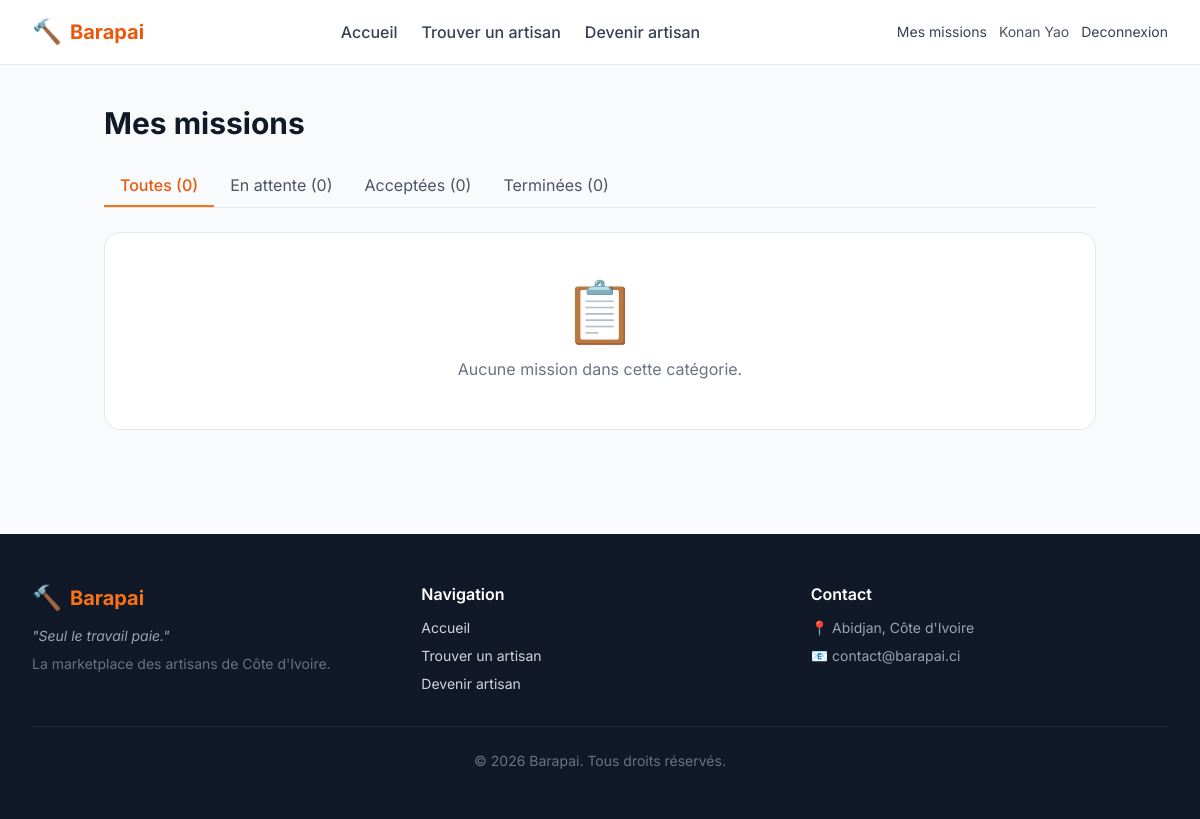
Page /demandes/artisan/ (signed in) on the earlier database version.
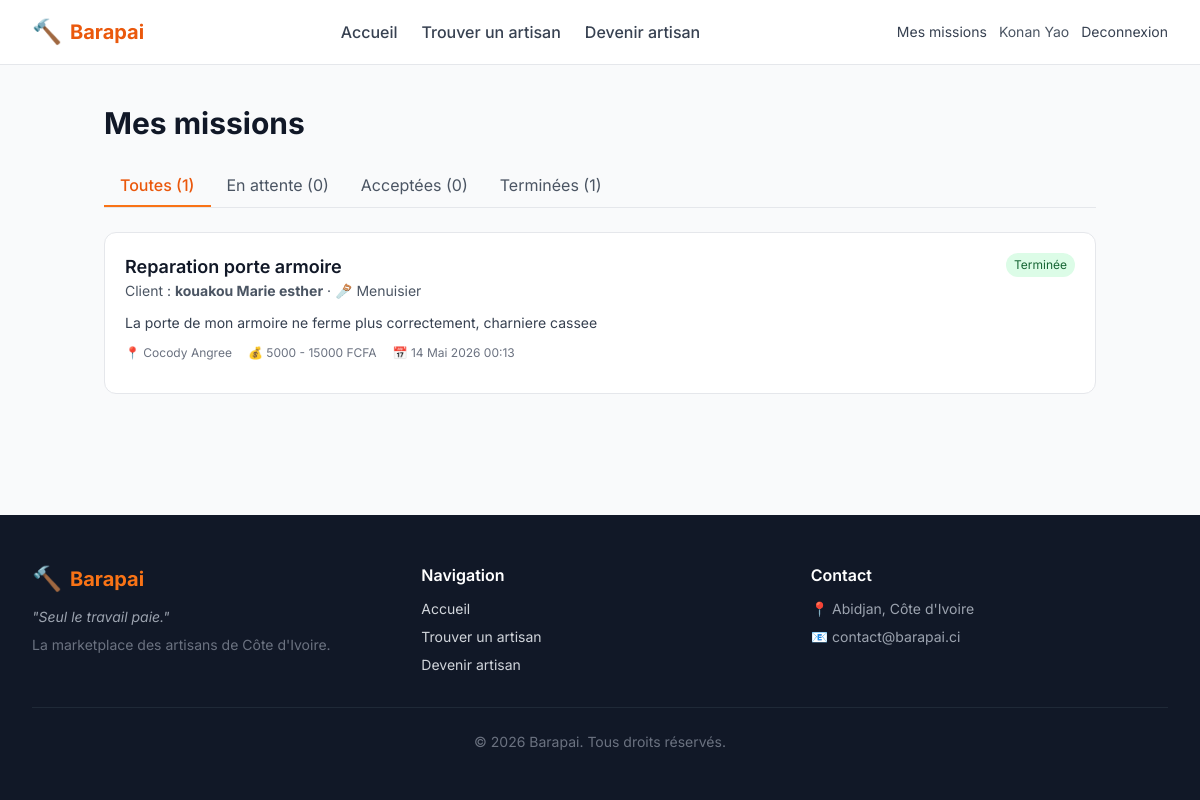
Same page on the later database version.
### apps/services/models.py (models this page shows, shortened)
class ServiceRequest(models.Model):
    class Status(models.TextChoices):
        PENDING = 'PENDING', _('En attente')
        ACCEPTED = 'ACCEPTED', _('Acceptee')
        REJECTED = 'REJECTED', _('Refusee')
        COMPLETED = 'COMPLETED', _('Terminee')
        CANCELLED = 'CANCELLED', _('Annulee')
    client = models.ForeignKey(
        'accounts.User',
        on_delete=models.CASCADE,
        related_name='requests_made',
        limit_choices_to={'role': 'CLIENT'},
        verbose_name=_('Client'),
    )
    artisan = models.ForeignKey(
        'accounts.ArtisanProfile',
        on_delete=models.CASCADE,
        related_name='requests_received',
        verbose_name=_('Artisan'),
    )
    category = models.ForeignKey(
        'catalog.Category',
        on_delete=models.PROTECT,
        related_name='service_requests',
        verbose_name=_('Categorie'),
    )
    title = models.CharField(_('Titre'), max_length=200)
    description = models.TextField(_('Description'))
    budget_min = models.PositiveIntegerField(_('Budget min (FCFA)'), null=True, blank=True)
    budget_max = models.PositiveIntegerField(_('Budget max (FCFA)'), null=True, blank=True)
    address = models.CharField(_('Adresse'), max_length=255, blank=True)
    latitude = models.FloatField(_('Latitude'), null=True, blank=True)
    longitude = models.FloatField(_('Longitude'), null=True, blank=True)
    status = models.CharField(
        _('Statut'),
        max_length=20,
        choices=Status.choices,
        default=Status.PENDING,
    )
    created_at = models.DateTimeField(auto_now_add=True)
    updated_at = models.DateTimeField(auto_now=True)
    completed_at = models.DateTimeField(_('Termine le'), null=True, blank=True)
    class Meta:
        verbose_name = _('Demande de service')
        verbose_name_plural = _('Demandes de services')
        ordering = ['-created_at']

### apps/accounts/models.py (models this page shows, shortened)
class User(AbstractUser):
    class Role(models.TextChoices):
        CLIENT = 'CLIENT', _('Client')
        ARTISAN = 'ARTISAN', _('Artisan')
    username = None
    email = models.EmailField(_('Adresse email'), unique=True)
    phone = models.CharField(_('Telephone'), max_length=20, blank=True)
    full_name = models.CharField(_('Nom complet'), max_length=150)
    role = models.CharField(
        _('Role'),
        max_length=10,
        choices=Role.choices,
        default=Role.CLIENT,
    )
    is_phone_verified = models.BooleanField(_('Telephone verifie'), default=False)
    USERNAME_FIELD = 'email'  # email sert d'identifiant
    REQUIRED_FIELDS = ['full_name']  # demande lors de createsuperuser
    objects = UserManager()
    class Meta:
        verbose_name = _('Utilisateur')
        verbose_name_plural = _('Utilisateurs')
    @property
    def is_artisan(self):
        return self.role == self.Role.ARTISAN
    @property
    def is_client(self):
        return self.role == self.Role.CLIENT

### apps/catalog/models.py (models this page shows, shortened)
class Category(models.Model):
    name = models.CharField(_('Nom'), max_length=100, unique=True)
    slug = models.SlugField(_('Slug'), max_length=100, unique=True)
    icon = models.CharField(
        _('Icone (emoji ou nom)'),
        max_length=50,
        blank=True,
        help_text=_('Ex: 🔧 ou wrench (nom lucide-icon)'),
    )
    description = models.TextField(_('Description'), blank=True)
    is_active = models.BooleanField(_('Active'), default=True)
    created_at = models.DateTimeField(auto_now_add=True)
    class Meta:
        verbose_name = _('Categorie')
        verbose_name_plural = _('Categories')
        ordering = ['name']

### apps/services/views.py (the view)
# urls.py: path('artisan/', views.artisan_dashboard, name='artisan_dashboard'),
@login_required
def artisan_dashboard(request):
    if not request.user.is_artisan:
        messages.error(request, "Acces reserve aux artisans.")
        return redirect('core:home')
    artisan_profile = request.user.artisan_profile
    status_filter = request.GET.get('status', '')
    qs = artisan_profile.requests_received.select_related('client', 'category')
    if status_filter:
        qs = qs.filter(status=status_filter)
    qs = qs.order_by('-created_at')
    stats = {
        'all': artisan_profile.requests_received.count(),
        'pending': artisan_profile.requests_received.filter(status='PENDING').count(),
        'accepted': artisan_profile.requests_received.filter(status='ACCEPTED').count(),
        'completed': artisan_profile.requests_received.filter(status='COMPLETED').count(),
    }
    return render(request, 'services/artisan_dashboard.html', {
        'requests_list': qs,
        'status_filter': status_filter,
        'stats': stats,
    })

### templates/services/artisan_dashboard.html (shortened to what this page needs)
{% extends 'base.html' %}
{% block content %}
<div class="max-w-5xl mx-auto px-4 py-10">
    <h1 class="text-3xl font-bold mb-6">Mes missions</h1>
    <div class="flex border-b border-gray-200 mb-6 overflow-x-auto">
        <a href="?" class="px-4 py-2 border-b-2 whitespace-nowrap {% if not status_filter %}border-orange-500 text-orange-600 font-medium{% else %}border-transparent text-gray-600 hover:text-orange-600{% endif %}">
            Toutes ({{ stats.all }})
        </a>
        <a href="?status=PENDING" class="px-4 py-2 border-b-2 whitespace-nowrap {% if status_filter == 'PENDING' %}border-orange-500 text-orange-600 font-medium{% else %}border-transparent text-gray-600 hover:text-orange-600{% endif %}">
            En attente ({{ stats.pending }})
        </a>
        <a href="?status=ACCEPTED" class="px-4 py-2 border-b-2 whitespace-nowrap {% if status_filter == 'ACCEPTED' %}border-orange-500 text-orange-600 font-medium{% else %}border-transparent text-gray-600 hover:text-orange-600{% endif %}">
            Acceptées ({{ stats.accepted }})
        </a>
        <a href="?status=COMPLETED" class="px-4 py-2 border-b-2 whitespace-nowrap {% if status_filter == 'COMPLETED' %}border-orange-500 text-orange-600 font-medium{% else %}border-transparent text-gray-600 hover:text-orange-600{% endif %}">
            Terminées ({{ stats.completed }})
        </a>
    </div>
    {% if requests_list %}
    <div class="space-y-3">
        {% for req in requests_list %}
            {% include 'services/partials/_request_card_artisan.html' with req=req %}
        {% endfor %}
    </div>
    {% else %}
    <div class="bg-white rounded-2xl p-12 text-center border border-gray-200">
        <span class="text-6xl">📋</span>
        <p class="text-gray-500 mt-4">Aucune mission dans cette catégorie.</p>
    </div>
    {% endif %}
</div>
{% endblock %}

### templates/services/partials/_request_card_artisan.html (shortened to what this page needs)
<div id="request-{{ req.pk }}" class="bg-white rounded-xl border border-gray-200 p-5 hover:shadow-md transition">
    <div class="flex justify-between items-start mb-3 gap-3">
        <div class="flex-1">
            <h3 class="font-semibold text-lg">{{ req.title }}</h3>
            <p class="text-sm text-gray-600">
                Client : <strong>{{ req.client.full_name }}</strong> · {{ req.category.icon }} {{ req.category.name }}
            </p>
        </div>
        {% if req.status == 'PENDING' %}
            <span class="bg-yellow-100 text-yellow-800 text-xs px-2 py-1 rounded-full whitespace-nowrap">En attente</span>
        {% elif req.status == 'ACCEPTED' %}
            <span class="bg-blue-100 text-blue-800 text-xs px-2 py-1 rounded-full whitespace-nowrap">Acceptée</span>
        {% elif req.status == 'COMPLETED' %}
            <span class="bg-green-100 text-green-800 text-xs px-2 py-1 rounded-full whitespace-nowrap">Terminée</span>
        {% elif req.status == 'REJECTED' %}
            <span class="bg-red-100 text-red-800 text-xs px-2 py-1 rounded-full whitespace-nowrap">Refusée</span>
        {% else %}
            <span class="bg-gray-100 text-gray-600 text-xs px-2 py-1 rounded-full whitespace-nowrap">{{ req.get_status_display }}</span>
        {% endif %}
    </div>
    <p class="text-sm text-gray-700 mb-3">{{ req.description }}</p>
    <div class="flex flex-wrap items-center gap-x-4 gap-y-1 text-xs text-gray-500 mb-3">
        {% if req.address %}<span>📍 {{ req.address }}</span>{% endif %}
        {% if req.budget_min and req.budget_max %}<span>💰 {{ req.budget_min }} - {{ req.budget_max }} FCFA</span>{% endif %}
        <span>📅 {{ req.created_at|date:"d M Y H:i" }}</span>
    </div>
</div>

Differences in the rows shown:
added ServiceRequest: title "Reparation porte armoire", client.full_name "kouakou Marie esther", category.icon "🪚", category.name "Menuisier", status "Terminée", description "La porte de mon armoire ne ferme plus correctement, charniere cassee", address "Cocody Angree", budget_min "5000", budget_max "15000", created_at "14 Mai 2026 00:13"
Other differences:
{{ stats.all }}: "0" → "1"
{{ stats.completed }}: "0" → "1"
text no longer shown: "📋 Aucune mission dans cette catégorie."
